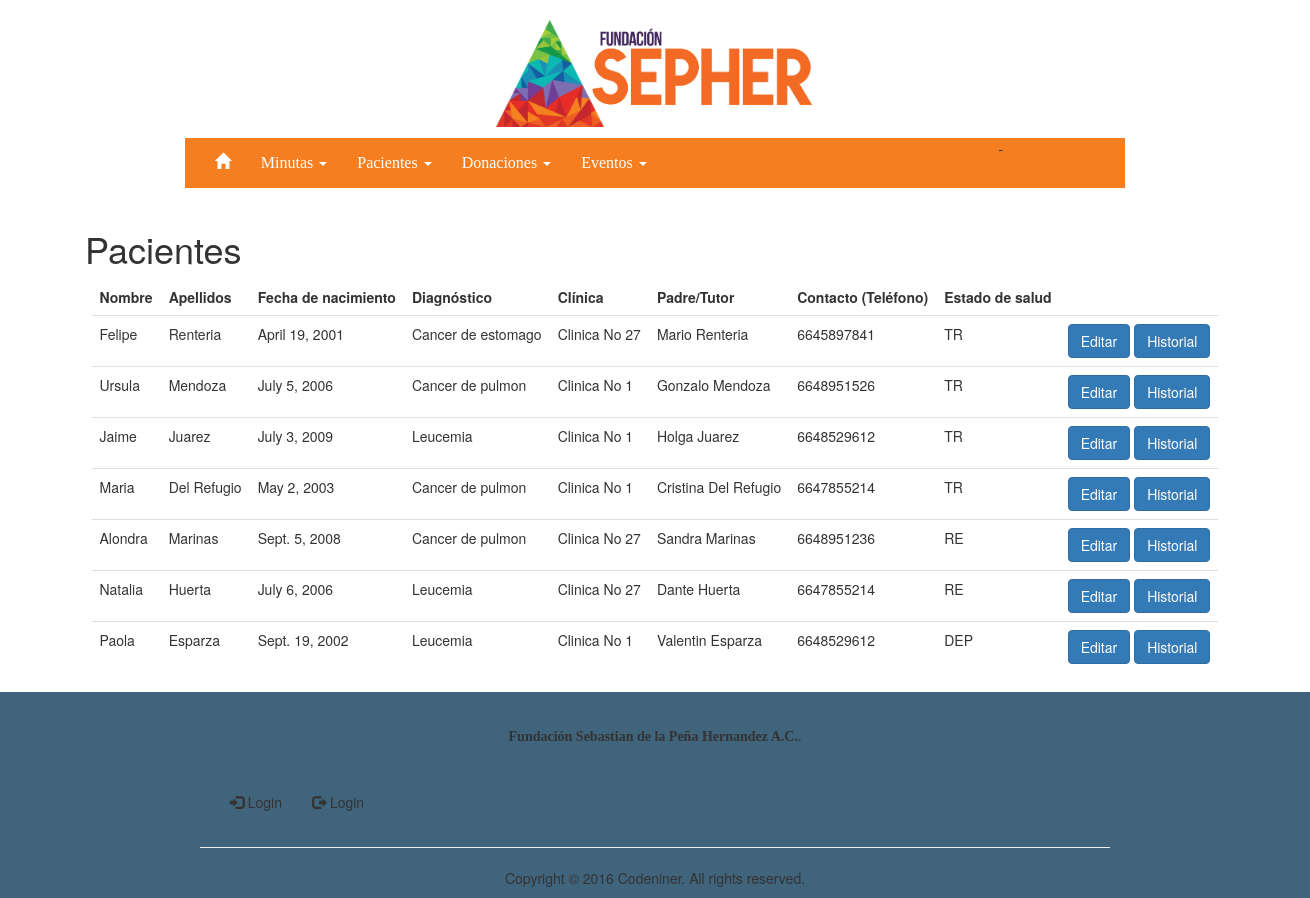
Screenshot of /reporte_pacientes/ with the database file from the repository.
### pacientes/models.py (models this page shows)
class Paciente(models.Model):
    Estado_opciones=(
    ('RE','Remision'),
    ('TR','En Tratamiento'),
    ('DEP','Fallecido'),
    )
    Paciente_nombre=models.CharField(max_length=40)
    Paciente_apellido=models.CharField(max_length=50)
    Paciente_fnacimiento=models.DateField()
    Paciente_diagnostico=models.CharField(max_length=200)
    Paciente_clinica=models.CharField(max_length=50)
    Tutor_Padre=models.CharField(max_length=50)
    Paciente_contacto=models.CharField(max_length=15,blank=True)
    Estado_salud=models.CharField(max_length=10,choices=Estado_opciones)

### pacientes/views.py (the view)
# urls.py: url(r'^reporte_pacientes/$',Reporte_Paciente.as_view(),name='reporte_pacientes'),
class Reporte_Paciente(ListView):
	template_name='reporte_pacientes.html'
	model=Paciente

### templates/reporte_pacientes.html
{% extends 'base.html' %}
{% block content %}
<header><h1>Pacientes</h1></header>
	<center>
		<table class="table table-hover">
		<thead>
			<tr>
				<td><b>Nombre</b></td>
				<td><b>Apellidos</b></td>
				<td><b>Fecha de nacimiento</b></td>
				<td><b>Diagnóstico</b></td>
				<td><b>Clínica</b></td>
				<td><b>Padre/Tutor</b></td>
				<td><b>Contacto (Teléfono) </b></td>
				<td><b>Estado de salud</b></td>
				<td><b></b></td>
			</tr>
		</thead>
		<tbody>
		{% for item in object_list %}
			<tr>
				<td>{{ item.Paciente_nombre }}</td>
				<td>{{ item.Paciente_apellido }}</td>
				<td>{{ item.Paciente_fnacimiento }}</td>
				<td>{{ item.Paciente_diagnostico }}</td>
				<td>{{ item.Paciente_clinica }}</td>
				<td>{{ item.Tutor_Padre }}</td>
				<td>{{ item.Paciente_contacto }}</td>
				<td>{{ item.Estado_salud }}</td>
				<td><a class="btn btn-primary" href="/editar_paciente/{{ item.pk }}" role="button">Editar</a>
				<a class="btn btn-primary" href="/detalle_paciente/{{ item.pk }}" role="button">Historial</a></td>
			</tr>
		{% endfor %}
		</tbody>
	</table>
	</center>
{% endblock %}

### templates/base.html (shortened to what this page needs)
{% load staticfiles %}
<!DOCTYPE html>
	<head>
		<link rel="stylesheet" href="{% static 'css/bootstrap.css' %}">
	</head>
	<body>
  <header>
    <div>
      <header role="banner">
        <div class="inner-wrapper">
        <h1><center><a href="/"><img src="{% static 'img/logosepher.png' %}" width="318px" height="107px"></a></h1>
        </div>
      </header>
      <nav class="nav navbar" style="background-color:#ffffff" role="navigation">
      <center>
      <div class="inner-wrapper" style="width:940.45px; margin:0px auto; border:0px solid #000; background-color:#F57F20;">
      <div class="container" >-
        <ul class="nav navbar-nav" style=" font-family: Bebas Neue; font-size: 16px;">
          <li role="presentation"  ><a style="color:white;" href="/"><span class="glyphicon glyphicon-home"></span></a></FONT></li>
            <li class="dropdown">
               <a class="dropdown-toggle" data-toggle="dropdown" style="color:white;" href="#">Minutas
               <span class="caret"></span></a>
            </li>
              <li class="dropdown">
               <a class="dropdown-toggle" data-toggle="dropdown" style="color:white;" href="#">Pacientes
               <span class="caret"></span></a>
            </li>
              <li class="dropdown">
               <a class="dropdown-toggle" data-toggle="dropdown" style="color:white;" href="#">Donaciones
               <span class="caret"></span></a>
            </li>
            <li class="dropdown">
               <a class="dropdown-toggle" data-toggle="dropdown" style="color:white;" href="#">Eventos
               <span class="caret"></span></a>
        </ul>
      </div>
      </div>
      </center>
      </nav>
    </div>
  </header>
  <div class="container">
    <div class="row">
      <div class="col-xs-12">
        {% block content %}
    {% endblock %}
      </div>
    </div>
  </div>
<section id="footer" style="padding-top: 35px;  background-color: #40647c">
            <div class="container"  style="width:940.45px;   background-color: #40647c">
                <div class="row">
                    <div class="col-md-12 text-center bottom">
                        <p align="center" style="font-family: Bebas Neue; font-size: 14px;"><b>Fundación Sebastian de la Peña Hernandez A.C.</b>.</p>
                        <br>
                         <div class="collapse navbar-collapse" id="myNavbar">
   <ul class="nav navbar-nav navbar-left">
       <li><a href="/"><span class="glyphicon glyphicon-log-in"></span> Login</a></li>
       <li><a href="/"><span class="glyphicon glyphicon-log-out"></span> Login</a></li></ul></div>
                        <hr>
                    </div>
                    <div class="col-md-12 text-center bottom">
                        <p>Copyright © 2016 Codeniner. All rights reserved.</p>
                    </div>
            </div>
        </section>
	</body>
</html>

### templates/base.html (style rules this page uses)
a { text-decoration: none; text-decoration: none !important; text-decoration-color: -moz-use-text-color; text-decoration-line: none; text-decoration-style: solid; color: #333; }
td { padding: 8px; }

### rows the page displays
Paciente: Paciente_nombre "Felipe", Paciente_apellido "Renteria", Paciente_fnacimiento "April 19, 2001", Paciente_diagnostico "Cancer de estomago", Paciente_clinica "Clinica No 27", Tutor_Padre "Mario Renteria", Paciente_contacto "6645897841", Estado_salud "TR"
Paciente: Paciente_nombre "Ursula", Paciente_apellido "Mendoza", Paciente_fnacimiento "July 5, 2006", Paciente_diagnostico "Cancer de pulmon", Paciente_clinica "Clinica No 1", Tutor_Padre "Gonzalo Mendoza", Paciente_contacto "6648951526", Estado_salud "TR"
Paciente: Paciente_nombre "Jaime", Paciente_apellido "Juarez", Paciente_fnacimiento "July 3, 2009", Paciente_diagnostico "Leucemia", Paciente_clinica "Clinica No 1", Tutor_Padre "Holga Juarez", Paciente_contacto "6648529612", Estado_salud "TR"
Paciente: Paciente_nombre "Maria", Paciente_apellido "Del Refugio", Paciente_fnacimiento "May 2, 2003", Paciente_diagnostico "Cancer de pulmon", Paciente_clinica "Clinica No 1", Tutor_Padre "Cristina Del Refugio", Paciente_contacto "6647855214", Estado_salud "TR"
Paciente: Paciente_nombre "Alondra", Paciente_apellido "Marinas", Paciente_fnacimiento "Sept. 5, 2008", Paciente_diagnostico "Cancer de pulmon", Paciente_clinica "Clinica No 27", Tutor_Padre "Sandra Marinas", Paciente_contacto "6648951236", Estado_salud "RE"
Paciente: Paciente_nombre "Natalia", Paciente_apellido "Huerta", Paciente_fnacimiento "July 6, 2006", Paciente_diagnostico "Leucemia", Paciente_clinica "Clinica No 27", Tutor_Padre "Dante Huerta", Paciente_contacto "6647855214", Estado_salud "RE"
Paciente: Paciente_nombre "Paola", Paciente_apellido "Esparza", Paciente_fnacimiento "Sept. 19, 2002", Paciente_diagnostico "Leucemia", Paciente_clinica "Clinica No 1", Tutor_Padre "Valentin Esparza", Paciente_contacto "6648529612", Estado_salud "DEP"
